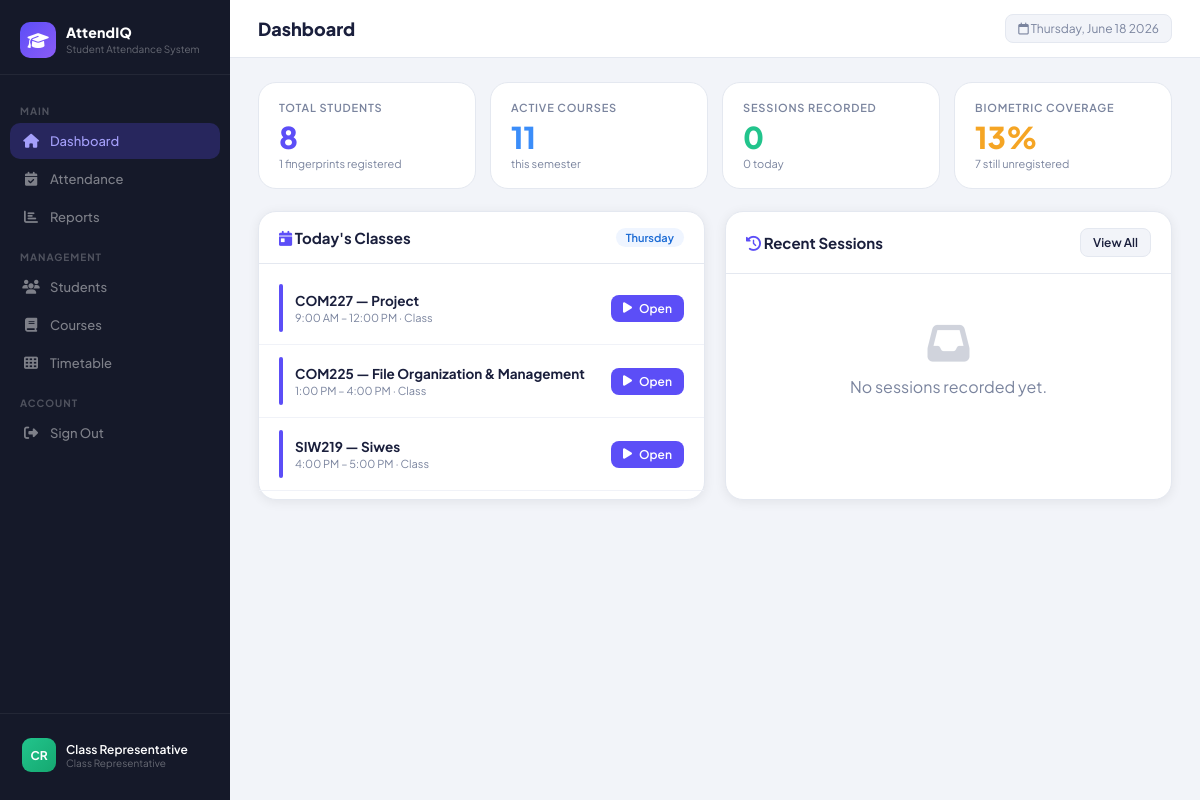
Screenshot of /admin/dashboard.php (signed in) with the database file from the repository.
### tables this page shows
CREATE TABLE `timetable` (
  `id` int(11) NOT NULL,
  `course_id` int(11) NOT NULL,
  `day_of_week` tinyint(4) NOT NULL COMMENT '0=Sun,1=Mon,2=Tue,3=Wed,4=Thu,5=Fri,6=Sat',
  `start_time` time NOT NULL,
  `end_time` time NOT NULL,
  `venue` varchar(60) DEFAULT NULL,
  `created_at` datetime DEFAULT current_timestamp()
);

CREATE TABLE `courses` (
  `id` int(11) NOT NULL,
  `code` varchar(20) NOT NULL,
  `title` varchar(120) NOT NULL,
  `units` tinyint(4) NOT NULL DEFAULT 3,
  `instructor` varchar(120) NOT NULL,
  `instructor_email` varchar(120) DEFAULT NULL,
  `semester` enum('First','Second') NOT NULL DEFAULT 'First',
  `session` varchar(12) NOT NULL DEFAULT '2024/2025',
  `is_active` tinyint(1) NOT NULL DEFAULT 1,
  `created_at` datetime DEFAULT current_timestamp()
);

### admin/dashboard.php (the view, shortened to what this page needs)
<?php
require_once __DIR__ . '/../include/layout.php';
$db    = db();
$today = date('Y-m-d');
$dow  = (int)date('w');
$totalStudents  = $db->query('SELECT COUNT(*) FROM students WHERE is_active=TRUE')->fetchColumn();
$totalCourses   = $db->query('SELECT COUNT(*) FROM courses WHERE is_active=TRUE')->fetchColumn();
$totalSessions  = $db->query('SELECT COUNT(*) FROM att_sessions')->fetchColumn();
$stToday = $db->prepare('
    SELECT COUNT(*) FROM att_sessions s
    JOIN timetable t ON s.timetable_id = t.id
    WHERE s.session_date = ?
');
$stToday->execute([$today]);
$sessionsToday = $stToday->fetchColumn();
$ttToday = $db->prepare('
    SELECT t.*, c.code, c.title, c.instructor,
           s.id AS session_id, s.closed_at,
           (SELECT COUNT(*) FROM attendance a WHERE a.session_id = s.id) AS present_count
    FROM timetable t
    JOIN courses c ON t.course_id = c.id
    LEFT JOIN att_sessions s ON s.timetable_id = t.id AND s.session_date = ?
    WHERE t.day_of_week = ? AND c.is_active = TRUE
    ORDER BY t.start_time
');
$ttToday->execute([$today, $dow]);
$todayClasses = $ttToday->fetchAll();
$recentSess = $db->prepare('
    SELECT s.*, c.code, c.title, t.start_time, t.venue,
           (SELECT COUNT(*) FROM attendance a WHERE a.session_id = s.id) AS present_count
    FROM att_sessions s
    JOIN timetable t ON s.timetable_id = t.id
    JOIN courses c ON t.course_id = c.id
    ORDER BY s.created_at DESC LIMIT 10
');
$recentSess->execute();
$recentSessions = $recentSess->fetchAll();
$fpCount = $db->query('SELECT COUNT(*) FROM webauthn_credentials')->fetchColumn();
layout_head('Dashboard', 'dashboard');
layout_topbar('Dashboard');
?>
<div class="stat-grid">
  <div class="stat-card">
    <div class="stat-lbl">Total Students</div>
    <div class="stat-val c-brand"><?= $totalStudents ?></div>
    <div class="stat-sub"><?= $fpCount ?> fingerprints registered</div>
  </div>
  <div class="stat-card">
    <div class="stat-lbl">Active Courses</div>
    <div class="stat-val c-blue"><?= $totalCourses ?></div>
    <div class="stat-sub">this semester</div>
  </div>
  <div class="stat-card">
    <div class="stat-lbl">Sessions Recorded</div>
    <div class="stat-val c-green"><?= $totalSessions ?></div>
    <div class="stat-sub"><?= $sessionsToday ?> today</div>
  </div>
  <div class="stat-card">
    <div class="stat-lbl">Biometric Coverage</div>
    <div class="stat-val c-amber"><?= $totalStudents > 0 ? round($fpCount/$totalStudents*100) : 0 ?>%</div>
    <div class="stat-sub"><?= $totalStudents - $fpCount ?> still unregistered</div>
  </div>
</div>
<div class="grid-2">
  <div class="card mb-4">
    <div class="card-header">
      <span class="card-title"><i class="fa-solid fa-calendar-day c-brand"></i> Today's Classes</span>
      <span class="badge badge-blue"><?= date('l') ?></span>
    </div>
    <?php if (empty($todayClasses)): ?>
      <div class="empty-state"><i class="fa-solid fa-mug-hot"></i><p>No classes scheduled today. Enjoy!</p></div>
    <?php else: ?>
      <div style="padding:8px 0">
        <?php foreach ($todayClasses as $cls):
          $hasSession = !empty($cls['session_id']);
        ?>
        <div style="padding:12px 20px;border-bottom:1px solid #f0f2f8;display:flex;align-items:center;gap:12px">
          <div style="width:4px;height:48px;border-radius:4px;background:var(--brand);flex-shrink:0"></div>
          <div style="flex:1;min-width:0">
            <div style="font-weight:700;font-size:13.5px"><?= htmlspecialchars($cls['code']) ?> — <?= htmlspecialchars($cls['title']) ?></div>
            <div style="font-size:11px;color:var(--muted);margin-top:2px">
              <?= date('g:i A', strtotime($cls['start_time'])) ?> – <?= date('g:i A', strtotime($cls['end_time'])) ?>
              · <?= htmlspecialchars($cls['venue'] ?? 'TBD') ?>
            </div>
          </div>
          <?php if ($hasSession): ?>
            <a href="<?= SITE_URL ?>/admin/attendance.php?session_id=<?= $cls['session_id'] ?>" class="btn btn-ghost btn-sm">View</a>
          <?php else: ?>
            <a href="<?= SITE_URL ?>/admin/attendance.php?open_tt=<?= $cls['id'] ?>&date=<?= $today ?>" class="btn btn-primary btn-sm"><i class="fa-solid fa-play"></i> Open</a>
          <?php endif; ?>
        </div>
        <?php endforeach; ?>
      </div>
    <?php endif; ?>
  </div>
  <div class="card mb-4">
    <div class="card-header">
      <span class="card-title"><i class="fa-solid fa-clock-rotate-left c-brand"></i> Recent Sessions</span>
      <a href="<?= SITE_URL ?>/admin/attendance.php" class="btn btn-ghost btn-sm">View All</a>
    </div>
    <?php if (empty($recentSessions)): ?>
      <div class="empty-state"><i class="fa-solid fa-inbox"></i><p>No sessions recorded yet.</p></div>
    <?php endif; ?>
  </div>
</div>
<?php layout_foot(); ?>

### include/layout.php (shortened to what this page needs)
<?php
function layout_head(string $title, string $activePage = ''): void {
    $siteUrl = SITE_URL;
    $siteName = SITE_NAME;
    $repName  = $_SESSION['rep_name'] ?? 'Class Rep';
    $dashboardActive = $activePage === 'dashboard' ? 'active' : '';
    $attendanceActive = $activePage === 'attendance' ? 'active' : '';
    $reportsActive = $activePage === 'reports' ? 'active' : '';
    $studentsActive = $activePage === 'students' ? 'active' : '';
    $coursesActive = $activePage === 'courses' ? 'active' : '';
    $timetableActive = $activePage === 'timetable' ? 'active' : '';
    echo <<<HTML
<!DOCTYPE html>
<html lang="en">
<head>
<title>{$title} — {$siteName}</title>
<link rel="stylesheet" href="https://cdnjs.cloudflare.com/ajax/libs/font-awesome/6.5.0/css/all.min.css">
</head>
<body>
<aside class="sidebar">
  <div class="sidebar-logo">
    <div class="logo-mark"><i class="fa-solid fa-graduation-cap"></i></div>
    <div>
      <div class="logo-text">AttendIQ</div>
      <div class="logo-dept">Student Attendance System</div>
    </div>
  </div>
  <nav class="nav">
    <div class="nav-section">Main</div>
    <a href="{$siteUrl}/admin/dashboard.php" class="nav-link {$dashboardActive}">
      <i class="fa-solid fa-house"></i> Dashboard
    </a>
    <a href="{$siteUrl}/admin/attendance.php" class="nav-link {$attendanceActive}">
      <i class="fa-solid fa-calendar-check"></i> Attendance
    </a>
    <a href="{$siteUrl}/admin/reports.php" class="nav-link {$reportsActive}">
      <i class="fa-solid fa-chart-bar"></i> Reports
    </a>
    <div class="nav-section">Management</div>
    <a href="{$siteUrl}/admin/students.php" class="nav-link {$studentsActive}">
      <i class="fa-solid fa-users"></i> Students
    </a>
    <a href="{$siteUrl}/admin/courses.php" class="nav-link {$coursesActive}">
      <i class="fa-solid fa-book"></i> Courses
    </a>
    <a href="{$siteUrl}/admin/timetable.php" class="nav-link {$timetableActive}">
      <i class="fa-solid fa-table-cells"></i> Timetable
    </a>
    <div class="nav-section">Account</div>
    <a href="{$siteUrl}/admin/logout.php" class="nav-link danger">
      <i class="fa-solid fa-right-from-bracket"></i> Sign Out
    </a>
  </nav>
  <div class="sidebar-user">
    <div class="rep-chip">
      <div class="rep-av">CR</div>
      <div>
        <div class="rep-name">{$repName}</div>
        <div class="rep-role">Class Representative</div>
      </div>
    </div>
  </div>
</aside>
<div class="main">
HTML;
}
function layout_foot(): void {
    echo <<<HTML
</div>
<div id="toast"><div class="toast-icon"><i class="fa-solid fa-check"></i></div><span id="toast-msg"></span></div>
<script>
function showToast(msg, type='success'){
  const t=document.getElementById('toast');
  const i=t.querySelector('.toast-icon i');
  t.className='show t-'+type;
  i.className=type==='success'?'fa-solid fa-check':'fa-solid fa-xmark';
  document.getElementById('toast-msg').textContent=msg;
  setTimeout(()=>{t.className=''},3500);
}
function openModal(id){document.getElementById(id).classList.add('open')}
function closeModal(id){document.getElementById(id).classList.remove('open')}
document.querySelectorAll('.modal-overlay').forEach(m=>{
  m.addEventListener('click',e=>{if(e.target===m)m.classList.remove('open')});
});
</script>
</body></html>
HTML;
}
function layout_topbar(string $title, string $buttons = ''): void {
    $today = date('l, F j Y');
    echo <<<HTML
  <div class="topbar">
    <div class="topbar-title">{$title}</div>
    <div class="topbar-right">
      {$buttons}
      <span class="topbar-date"><i class="fa-regular fa-calendar"></i> {$today}</span>
    </div>
  </div>
  <div class="content">
HTML;
}

### rows the page displays
timetable: course.code "COM227", course.title "Project", start_time "9:00 AM", end_time "12:00 PM", venue "Class"
timetable: course.code "COM225", course.title "File Organization & Management", start_time "1:00 PM", end_time "4:00 PM", venue "Class"
timetable: course.code "SIW219", course.title "Siwes", start_time "4:00 PM", end_time "5:00 PM", venue "Class"

### other values shown
$repName "Class Representative"
$title "Dashboard"
$totalStudents "8"
$fpCount "1"
$totalCourses "11"
$totalSessions "0"
$sessionsToday "0"
$fpCount/$totalStudents*100 "13"
$totalStudents - $fpCount "7"
